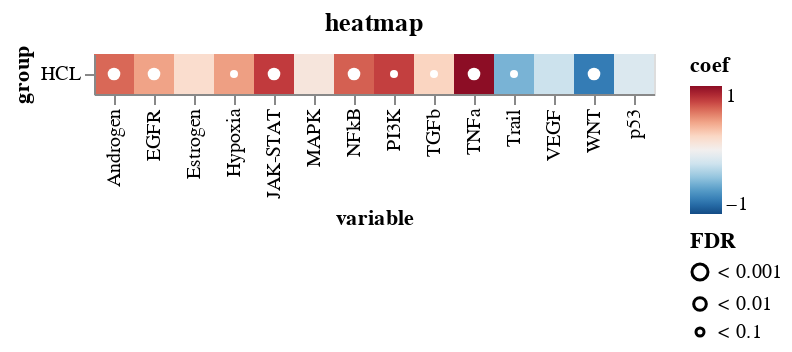

Notebook code cell kept with this figure:
### Code cell
ch = sh.compare_groups.pl.plot_lm_result_altair(res, p_cutoff=1)
ch.save(f"{artifact_dir}/progeny_healthy_vs_malignant_b_lm_heatmap.svg")
ch.display()

### Figure 1 — Vega-Lite specification as saved in the notebook (floating-point values rounded to 4 significant figures)
{"config": {"view": {"continuousWidth": 400, "continuousHeight": 300}, "mark": {"opacity": 1}}, "layer": [{"data": {"name": "data-0f7babc7e613891a699414bd8a3ec953"}, "mark": "rect", "encoding": {"color": {"field": "coef", "scale": {"domain": [-0.928, 0.928], "reverse": true, "scheme": "redblue"}, "type": "quantitative"}, "x": {"field": "variable", "sort": "ascending", "type": "nominal"}, "y": {"field": "group", "type": "nominal"}}, "title": "heatmap"}, {"data": {"name": "data-8bcbe4ab2829df31e20f2f57823919ee"}, "mark": {"type": "point", "color": "white", "filled": true, "stroke": "black", "strokeWidth": 0}, "encoding": {"size": {"field": "FDR", "scale": {"domain": ["< 0.001", "< 0.01", "< 0.1"], "range": [64.0, 16.0, 4.0]}, "type": "nominal"}, "x": {"field": "variable", "sort": "ascending", "type": "nominal"}, "y": {"field": "group", "type": "nominal"}}}], "$schema": "https://vega.github.io/schema/vega-lite/v4.17.0.json", "datasets": {"data-0f7babc7e613891a699414bd8a3ec953": [{"coef": 0.5915, "intercept": -0.449, "pvalue": 0.0008635, "variable": "Androgen", "group": "HCL", "fdr": 0.004625, "FDR": "< 0.01"}, {"coef": 0.4075, "intercept": -0.5166, "pvalue": 0.001982, "variable": "EGFR", "group": "HCL", "fdr": 0.004625, "FDR": "< 0.01"}, {"coef": 0.729, "intercept": -0.6271, "pvalue": 0.001981, "variable": "JAK-STAT", "group": "HCL", "fdr": 0.004625, "FDR": "< 0.01"}, {"coef": 0.618, "intercept": -0.5945, "pvalue": 0.001339, "variable": "NFkB", "group": "HCL", "fdr": 0.004625, "FDR": "< 0.01"}, {"coef": 0.928, "intercept": -0.6822, "pvalue": 0.001747, "variable": "TNFa", "group": "HCL", "fdr": 0.004625, "FDR": "< 0.01"}, {"coef": -0.7242, "intercept": 0.8635, "pvalue": 0.001151, "variable": "WNT", "group": "HCL", "fdr": 0.004625, "FDR": "< 0.01"}, {"coef": -0.4759, "intercept": 0.4708, "pvalue": 0.01217, "variable": "Trail", "group": "HCL", "fdr": 0.02435, "FDR": "< 0.1"}, {"coef": 0.4205, "intercept": -0.3066, "pvalue": 0.04508, "variable": "Hypoxia", "group": "HCL", "fdr": 0.07889, "FDR": "< 0.1"}, {"coef": 0.7169, "intercept": -0.2658, "pvalue": 0.06907, "variable": "PI3K", "group": "HCL", "fdr": 0.09787, "FDR": "< 0.1"}, {"coef": 0.2123, "intercept": -0.4163, "pvalue": 0.06991, "variable": "TGFb", "group": "HCL", "fdr": 0.09787, "FDR": "< 0.1"}, {"coef": -0.2055, "intercept": 0.2247, "pvalue": 0.1117, "variable": "VEGF", "group": "HCL", "fdr": 0.1421, "FDR": null}, {"coef": 0.1627, "intercept": -0.3364, "pvalue": 0.1684, "variable": "Estrogen", "group": "HCL", "fdr": 0.1965, "FDR": null}, {"coef": -0.1313, "intercept": 0.1855, "pvalue": 0.191, "variable": "p53", "group": "HCL", "fdr": 0.2057, "FDR": null}, {"coef": 0.09039, "intercept": -0.2674, "pvalue": 0.5857, "variable": "MAPK", "group": "HCL", "fdr": 0.5857, "FDR": null}], "data-8bcbe4ab2829df31e20f2f57823919ee": [{"coef": 0.5915, "intercept": -0.449, "pvalue": 0.0008635, "variable": "Androgen", "group": "HCL", "fdr": 0.004625, "FDR": "< 0.01"}, {"coef": 0.4075, "intercept": -0.5166, "pvalue": 0.001982, "variable": "EGFR", "group": "HCL", "fdr": 0.004625, "FDR": "< 0.01"}, {"coef": 0.729, "intercept": -0.6271, "pvalue": 0.001981, "variable": "JAK-STAT", "group": "HCL", "fdr": 0.004625, "FDR": "< 0.01"}, {"coef": 0.618, "intercept": -0.5945, "pvalue": 0.001339, "variable": "NFkB", "group": "HCL", "fdr": 0.004625, "FDR": "< 0.01"}, {"coef": 0.928, "intercept": -0.6822, "pvalue": 0.001747, "variable": "TNFa", "group": "HCL", "fdr": 0.004625, "FDR": "< 0.01"}, {"coef": -0.7242, "intercept": 0.8635, "pvalue": 0.001151, "variable": "WNT", "group": "HCL", "fdr": 0.004625, "FDR": "< 0.01"}, {"coef": -0.4759, "intercept": 0.4708, "pvalue": 0.01217, "variable": "Trail", "group": "HCL", "fdr": 0.02435, "FDR": "< 0.1"}, {"coef": 0.4205, "intercept": -0.3066, "pvalue": 0.04508, "variable": "Hypoxia", "group": "HCL", "fdr": 0.07889, "FDR": "< 0.1"}, {"coef": 0.7169, "intercept": -0.2658, "pvalue": 0.06907, "variable": "PI3K", "group": "HCL", "fdr": 0.09787, "FDR": "< 0.1"}, {"coef": 0.2123, "intercept": -0.4163, "pvalue": 0.06991, "variable": "TGFb", "group": "HCL", "fdr": 0.09787, "FDR": "< 0.1"}]}}
